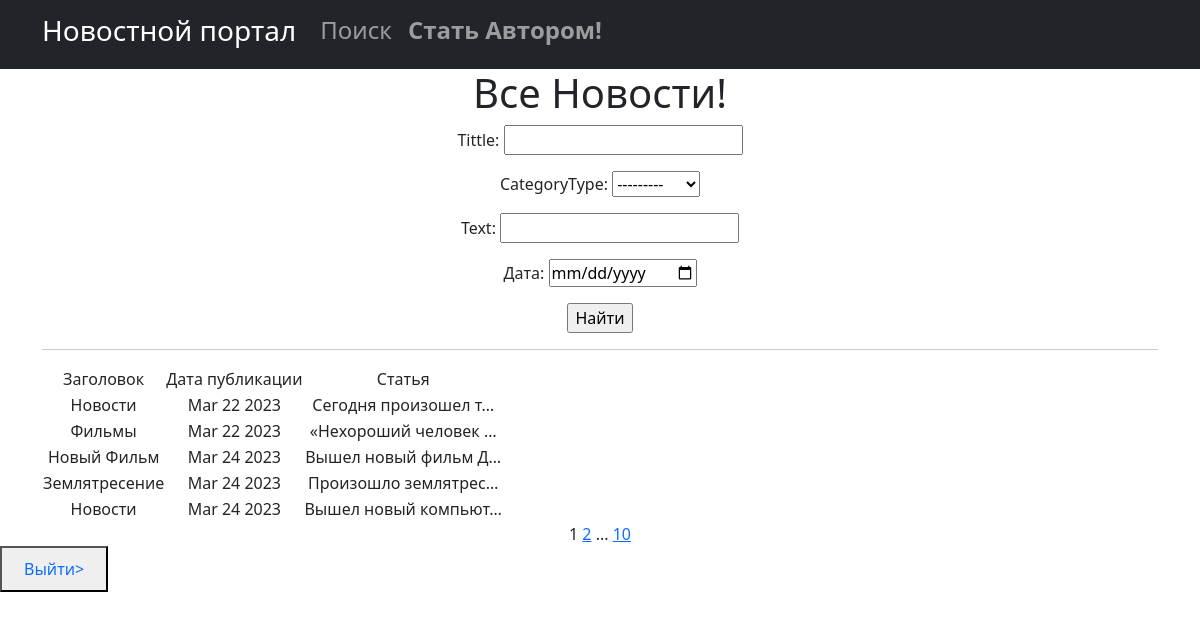
Screenshot of /news/search (signed in) with the database file from the repository.
### new/models.py (models this page shows, shortened)
class Post(models.Model):
    NEWS = 'NW'
    ARTICLE = 'AR'
    CATEGORY_CHOICES = [
        (NEWS, 'Новость'),
        (ARTICLE, 'Статья'),
    ]
    author = models.ForeignKey(Author, on_delete=models.CASCADE,)
    categoryType = models.CharField(max_length=2, choices=CATEGORY_CHOICES, default=ARTICLE)
    dateCreation = models.DateTimeField(auto_now_add=True)
    postCategory = models.ManyToManyField(Category, through='PostCategory')
    tittle = models.CharField(max_length=128)
    text = models.TextField()
    rating = models.SmallIntegerField(default=0)

### new/views.py (the view)
# urls.py: path('search', NewsSearch.as_view(), name = 'post_search'),
class NewsSearch(ListView):
    logger.info('INFO')
    model = Post
    template_name = 'search.html'
    context_object_name = 'post'
    paginate_by = 5
    def get_queryset(self):
        queryset = super().get_queryset()
        self.filterset = PostFilter(self.request.GET, queryset)
        return self.filterset.qs
    def get_context_data(self, **kwargs):
        context = super().get_context_data(**kwargs)
        context['filterset'] = self.filterset
        return context

### new/templatetags/custom_filters.py (called while the page is built)
@register.filter()
def censor(value):
    x='теракт'
    c='редиска'
    if x in value:
        a= value.replace('теракт', 'т*****')
        return a
    if c in value:
        d= value.replace('редиска', 'р******')
        return d
    try:
        x = str(x)
        c = str(c)
    except:
        print('Введено не слово')
    else:
        return value

### new/templatetags/custom_tags.py (called while the page is built)
@register.simple_tag(takes_context=True)
def url_replace(context, **kwargs):
   d = context['request'].GET.copy()
   for k, v in kwargs.items():
       d[k] = v
   return d.urlencode()

### templates/search.html (shortened to what this page needs)
{% extends 'flatpages/default.html' %}
{% load custom_filters %}
{% load custom_tags %}
{% block content %}
   <h1>Все Новости!</h1>
    <form action="" method="get">
       {{ filterset.form.as_p }}
       <input type="submit" value="Найти" />
   </form>
    <hr>
   {% if post %}
       <table>
           <tr>
               <td>Заголовок</td>
               <td>Дата публикации</td>
               <td>Статья</td>
           </tr>
           {% for posts in post %}
           <tr>
               <td>{{ posts.tittle|censor }}</td>
               <td>{{ posts.dateCreation|date:'M d Y'}}</td>
               <td>{{ posts.text|truncatechars:20|censor}}</td>
           </tr>
           {% endfor %}
       </table>
   {% else %}
       <h2>Статей нет!</h2>
    {% endif %}
   {{ page_obj.number }}
   {% if page_obj.has_next %}
       <a href="?{% url_replace page=page_obj.next_page_number %}">{{ page_obj.next_page_number }}</a>
       {% if paginator.num_pages != page_obj.next_page_number %}
           ...
           <a href="?{% url_replace page=page_obj.paginator.num_pages %}">{{ page_obj.paginator.num_pages }}</a>
       {% endif %}
   {% endif %}
{% endblock content %}

### rows the page displays
Post: tittle|censor "Новости", dateCreation "Mar 22 2023", text|censor "Сегодня произошел т…"
Post: tittle|censor "Фильмы", dateCreation "Mar 22 2023", text|censor "«Нехороший человек …"
Post: tittle|censor "Новый Фильм", dateCreation "Mar 24 2023", text|censor "Вышел новый фильм Д…"
Post: tittle|censor "Землятресение", dateCreation "Mar 24 2023", text|censor "Произошло землятрес…"
Post: tittle|censor "Новости", dateCreation "Mar 24 2023", text|censor "Вышел новый компьют…"

### other values shown
{{ page_obj.number }} "1"
{{ page_obj.next_page_number }} "2"
{{ page_obj.paginator.num_pages }} "10"
